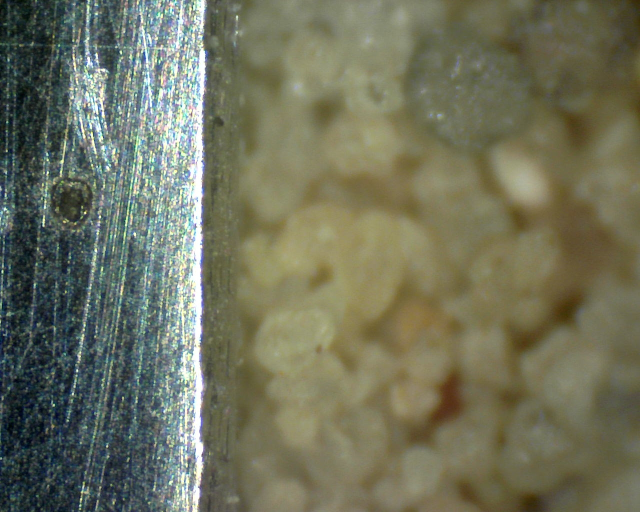
#> input picture str2/0_str2_0_max_Normal.jpg, 1280 x 1024 px (shown at 1/2 size)
$ python canny_01.py   (older library calls are emulated)
#> lines starting #> are read from the running program, lines starting #| are printed output that depends on the picture
# import the necessary packages
from scipy.spatial import distance as dist
from imutils import perspective
from imutils import contours
import numpy as np
import imutils
import cv2

KEY_ESC = 27
KEY_SPACE = 32
KEY_BACKSPACE = 8

PHOTO_PATH = "str2/0_str2_0_max_Normal.jpg"
ONE_INCH_IN_MILLIMETERS = 25.4
ONE_MILLIMETER_IN_INCHES = 1 / 25.4
REF_OBJ_SIZE_IN_MILLIMETERS = 0.1  # 0.1 mm = 0.003937 inch
REF_OBJ_SIZE_IN_INCH = ONE_MILLIMETER_IN_INCHES * REF_OBJ_SIZE_IN_MILLIMETERS  # 0.1 mm = 0.003937 inch
PIXELS_PER_MILLIMETER = None


def midpoint(ptA, ptB):
    return (ptA[0] + ptB[0]) * 0.5, (ptA[1] + ptB[1]) * 0.5


# [132 lines left out: functions increase_contrast, auto_canny, auto_canny_default, find_contours_and_draw_them, not called in this run]


# START
# STEP1 - Read image and define pixel size
img = cv2.imread(PHOTO_PATH, cv2.IMREAD_COLOR)
#> img is the input picture: shape (1024, 1280, 3); mean B, G, R 92.6, 114, 111.6
cv2.imshow("img", img)
cv2.waitKey(0)
# [15 lines of commented-out code are left out]

gray = cv2.cvtColor(img, cv2.COLOR_BGR2GRAY)
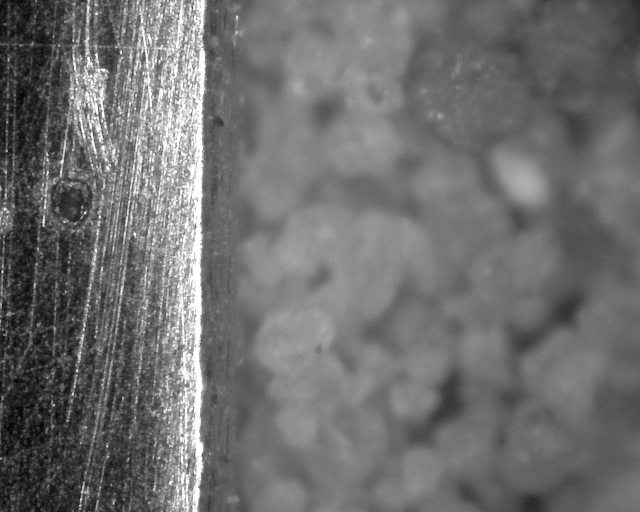
#> gray: shape (1024, 1280) (shown at 1/2 size); min 2, max 255, mean 110.9

# Step 2: Denoising, if required and threshold image

# No need for any denoising or smoothing as the image looks good.
# Otherwise, try Median or NLM
# plt.hist(img.flat, bins=100, range=(0,255))

# Change the grey image to binary by thresholding.
# ret, thresh = cv2.threshold(gray, 0, 255, cv2.THRESH_BINARY + cv2.THRESH_OTSU)
# print(ret)  #Gives 157 on grains2.jpg. OTSU determined this to be the best threshold.

# View the thresh image. Some boundaries are ambiguous / faint.
# Some pixles in the middle.
# Need to perform morphological operations to enhance.
# cv2.imshow("thershold", thresh)
# cv2.waitKey(0)


d = 4
sigmaParam = 1
cannySigma = 0.11
cannyV = 30
blurred = gray.copy()
# temp = cv2.bilateralFilter(gray.copy(), d, sigmaParam, sigmaParam)
# edged = auto_canny_default(temp)
blrCount = 0
# cv2.imshow(f"auto_canny_default", edged)
# cv2.waitKey(0)
temp = gray.copy()
for n in range(5001):
    key = None
    temp = cv2.bilateralFilter(temp.copy(), d, sigmaParam, sigmaParam)
    if n % 100 == 0:
        cv2.imshow(f"blur {n}", temp)
        key = cv2.waitKey(0)
        if key == KEY_ESC:
            break
        elif key == KEY_BACKSPACE:
            continue
        # [10 lines of commented-out code are left out]
        for i in range(11):
            for j in range(15):
                print("i:", i)
                print("j:", j)
                if i > 2 and j > 2:
                    sigma = i / 10
                    v = j * 20
                    edged = auto_canny(temp.copy(), sigma, v)
                    # cv2.imshow(f"Blur {blrCount}, auto_canny i: {i} j: {j}           sigma: [{sigma}] v: [{v}]",
                    #            edged)
                    # key = cv2.waitKey(0)
                    edged = cv2.dilate(edged, None, iterations=1)
                    # cv2.imshow(f"Dilated {blrCount}, auto_canny i: {i} j: {j}           sigma: [{sigma}] v: [{v}]",
                    #            edged)
                    # cv2.waitKey(0)
                    edged = cv2.erode(edged, None, iterations=1)
                    # cv2.imshow(f"Eroded {blrCount}, auto_canny i: {i} j: {j}           sigma: [{sigma}] v: [{v}]",
                    #            edged)
                    # cv2.waitKey(0)
                    key = find_contours_and_draw_them(cv2.cvtColor(temp, cv2.COLOR_GRAY2BGR), edged,
                                                      f"Contours {blrCount}, auto_canny i: {i} j: {j}           sigma: [{sigma}] v: [{v}]")
                    if key == KEY_ESC:
                        break
                    elif key == KEY_BACKSPACE:
                        break
            if key == KEY_ESC:
                break
            elif key == KEY_BACKSPACE:
                continue
            else:
                continue
        blrCount += 1
#> this loop made 1 pass; (key Esc is pressed on pass 1)
#> after the loop, blrCount = 0
# [66 lines of commented-out code are left out]
